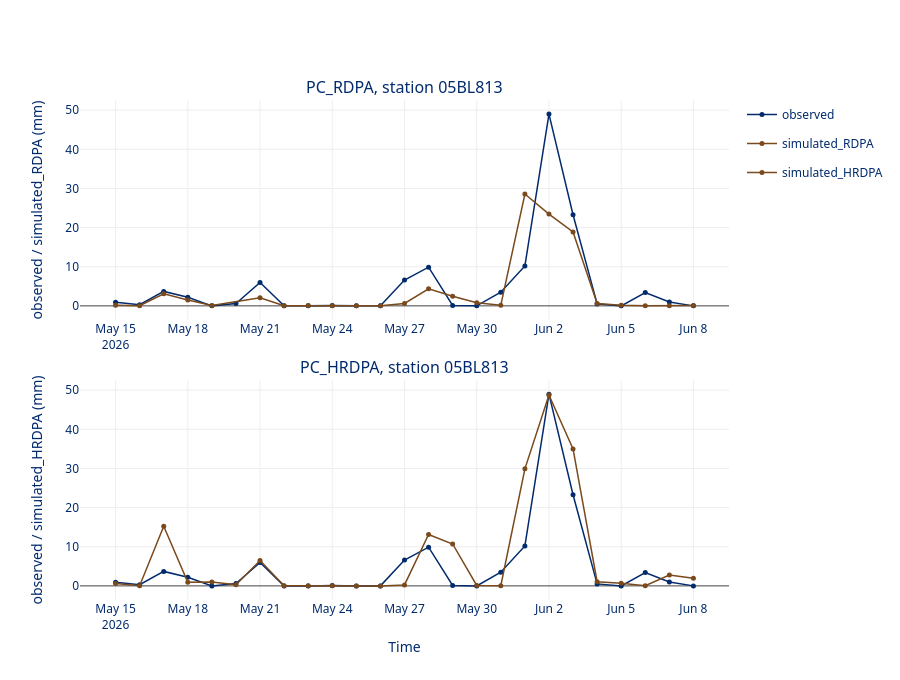

The code cell stored with this chart in its notebook:
### Code cell
from verification_plots import reanalysis_timeseries_plot

reanalysis_timeseries_plot(ods)
reanalysis_timeseries_plot(ods, station=stations[3])
